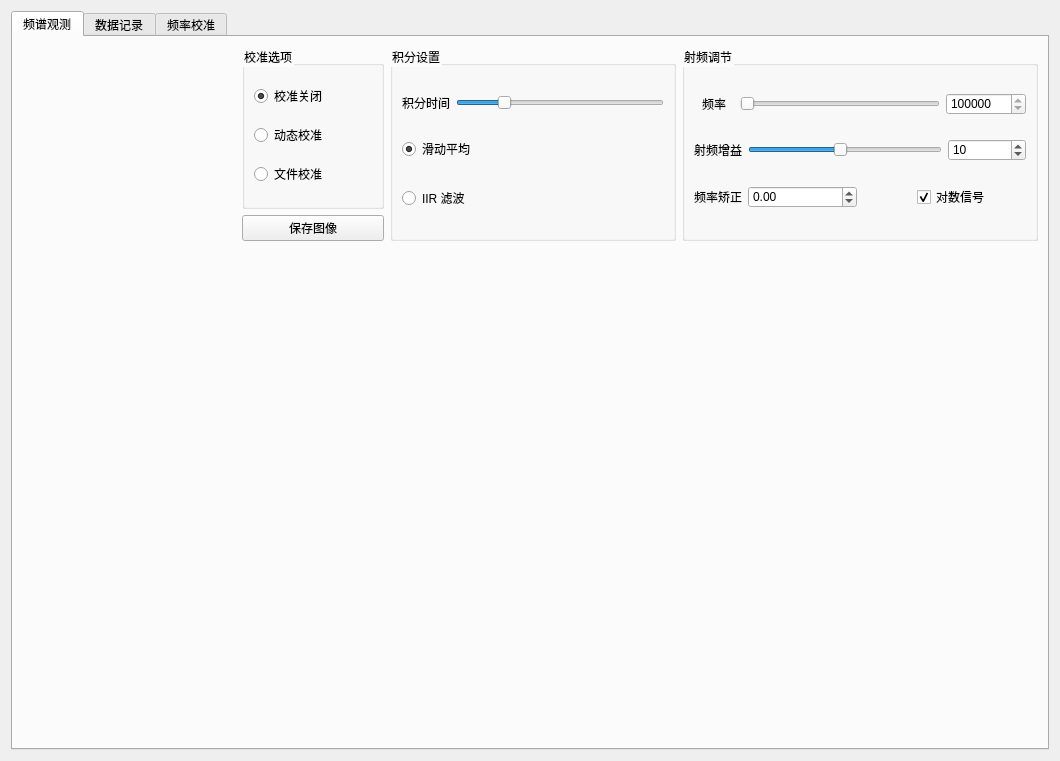
<?xml version="1.0" encoding="UTF-8"?>
<ui version="4.0">
 <class>main_win</class>
 <widget class="QWidget" name="main_win">
  <property name="geometry">
   <rect>
    <x>0</x>
    <y>0</y>
    <width>1060</width>
    <height>761</height>
   </rect>
  </property>
  <property name="windowTitle">
   <string>SARA 射电望远镜</string>
  </property>
  <property name="windowIcon">
   <iconset>
    <normaloff>../../../../../.designer/backup/logo.jpg</normaloff>../../../../../.designer/backup/logo.jpg</iconset>
  </property>
  <property name="styleSheet">
   <string notr="true">*{  
    font-family:;
	font:  &quot;Noto Sans CJK HK&quot;;
    font-size:12px;
}</string>
  </property>
  <property name="locale">
   <locale language="Chinese" country="China"/>
  </property>
  <layout class="QVBoxLayout" name="verticalLayout_7">
   <item>
    <widget class="QTabWidget" name="tabWidget">
     <property name="sizePolicy">
      <sizepolicy hsizetype="Expanding" vsizetype="Expanding">
       <horstretch>0</horstretch>
       <verstretch>0</verstretch>
      </sizepolicy>
     </property>
     <property name="autoFillBackground">
      <bool>false</bool>
     </property>
     <property name="currentIndex">
      <number>0</number>
     </property>
     <widget class="QWidget" name="tab_spectrum">
      <property name="sizePolicy">
       <sizepolicy hsizetype="Preferred" vsizetype="Preferred">
        <horstretch>0</horstretch>
        <verstretch>0</verstretch>
       </sizepolicy>
      </property>
      <property name="whatsThis">
       <string/>
      </property>
      <attribute name="title">
       <string>频谱观测</string>
      </attribute>
      <layout class="QVBoxLayout" name="verticalLayout_11" stretch="2,2,3">
       <item>
        <layout class="QHBoxLayout" name="horizontalLayout_5" stretch="3,2,4,5">
         <item>
          <widget class="QWidget" name="widget_histogram" native="true">
           <layout class="QVBoxLayout" name="verticalLayout_4"/>
          </widget>
         </item>
         <item>
          <layout class="QVBoxLayout" name="verticalLayout_3">
           <item>
            <widget class="QGroupBox" name="groupbox_cali">
             <property name="title">
              <string>校准选项</string>
             </property>
             <layout class="QVBoxLayout" name="verticalLayout_2">
              <item>
               <widget class="QRadioButton" name="radio_calioff">
                <property name="text">
                 <string>校准关闭</string>
                </property>
                <property name="checked">
                 <bool>true</bool>
                </property>
               </widget>
              </item>
              <item>
               <widget class="QRadioButton" name="radio_dynamiccali">
                <property name="text">
                 <string>动态校准</string>
                </property>
               </widget>
              </item>
              <item>
               <widget class="QRadioButton" name="radio_staticcali">
                <property name="text">
                 <string>文件校准</string>
                </property>
               </widget>
              </item>
             </layout>
            </widget>
           </item>
           <item>
            <widget class="QPushButton" name="button_save">
             <property name="text">
              <string>保存图像</string>
             </property>
            </widget>
           </item>
          </layout>
         </item>
         <item>
          <layout class="QVBoxLayout" name="verticalLayout_9">
           <item>
            <widget class="QGroupBox" name="group_integrationmode">
             <property name="title">
              <string>积分设置</string>
             </property>
             <layout class="QVBoxLayout" name="verticalLayout_8" stretch="0,0,0">
              <item>
               <layout class="QHBoxLayout" name="horizontalLayout">
                <item>
                 <widget class="QLabel" name="label_integrationtime">
                  <property name="text">
                   <string>&lt;html&gt;&lt;head/&gt;&lt;body&gt;&lt;p align=&quot;center&quot;&gt;积分时间&lt;/p&gt;&lt;/body&gt;&lt;/html&gt;</string>
                  </property>
                 </widget>
                </item>
                <item>
                 <widget class="QSlider" name="horizontalSlider">
                  <property name="minimum">
                   <number>1</number>
                  </property>
                  <property name="maximum">
                   <number>20</number>
                  </property>
                  <property name="sliderPosition">
                   <number>5</number>
                  </property>
                  <property name="orientation">
                   <enum>Qt::Horizontal</enum>
                  </property>
                 </widget>
                </item>
               </layout>
              </item>
              <item>
               <widget class="QRadioButton" name="radio_movingaverage">
                <property name="text">
                 <string>滑动平均</string>
                </property>
                <property name="checked">
                 <bool>true</bool>
                </property>
               </widget>
              </item>
              <item>
               <widget class="QRadioButton" name="radio_iiraverage">
                <property name="text">
                 <string>IIR 滤波</string>
                </property>
               </widget>
              </item>
             </layout>
            </widget>
           </item>
          </layout>
         </item>
         <item>
          <widget class="QGroupBox" name="group_rfset">
           <property name="title">
            <string>射频调节</string>
           </property>
           <layout class="QVBoxLayout" name="verticalLayout">
            <item>
             <layout class="QHBoxLayout" name="horizontalLayout_2" stretch="1,5,2">
              <item>
               <widget class="QLabel" name="label_freq">
                <property name="enabled">
                 <bool>true</bool>
                </property>
                <property name="text">
                 <string>&lt;html&gt;&lt;head/&gt;&lt;body&gt;&lt;p align=&quot;center&quot;&gt;频率&lt;/p&gt;&lt;/body&gt;&lt;/html&gt;</string>
                </property>
               </widget>
              </item>
              <item>
               <widget class="QSlider" name="slider_freq">
                <property name="minimum">
                 <number>1410000000</number>
                </property>
                <property name="maximum">
                 <number>1450000000</number>
                </property>
                <property name="singleStep">
                 <number>100</number>
                </property>
                <property name="pageStep">
                 <number>100</number>
                </property>
                <property name="value">
                 <number>1420400000</number>
                </property>
                <property name="orientation">
                 <enum>Qt::Horizontal</enum>
                </property>
               </widget>
              </item>
              <item>
               <widget class="QSpinBox" name="spinbox_freq">
                <property name="minimum">
                 <number>1410000000</number>
                </property>
                <property name="maximum">
                 <number>1450000000</number>
                </property>
                <property name="singleStep">
                 <number>100</number>
                </property>
                <property name="stepType">
                 <enum>QAbstractSpinBox::DefaultStepType</enum>
                </property>
                <property name="value">
                 <number>1420400000</number>
                </property>
               </widget>
              </item>
             </layout>
            </item>
            <item>
             <layout class="QHBoxLayout" name="horizontalLayout_3" stretch="1,5,2">
              <item>
               <widget class="QLabel" name="label_gain">
                <property name="enabled">
                 <bool>true</bool>
                </property>
                <property name="text">
                 <string>&lt;html&gt;&lt;head/&gt;&lt;body&gt;&lt;p align=&quot;center&quot;&gt;射频增益&lt;/p&gt;&lt;/body&gt;&lt;/html&gt;</string>
                </property>
               </widget>
              </item>
              <item>
               <widget class="QSlider" name="slider_gain">
                <property name="minimum">
                 <number>0</number>
                </property>
                <property name="maximum">
                 <number>21</number>
                </property>
                <property name="singleStep">
                 <number>1</number>
                </property>
                <property name="pageStep">
                 <number>1</number>
                </property>
                <property name="value">
                 <number>10</number>
                </property>
                <property name="orientation">
                 <enum>Qt::Horizontal</enum>
                </property>
               </widget>
              </item>
              <item>
               <widget class="QSpinBox" name="spinbox_gain">
                <property name="minimum">
                 <number>0</number>
                </property>
                <property name="maximum">
                 <number>21</number>
                </property>
                <property name="singleStep">
                 <number>1</number>
                </property>
                <property name="stepType">
                 <enum>QAbstractSpinBox::DefaultStepType</enum>
                </property>
                <property name="value">
                 <number>10</number>
                </property>
               </widget>
              </item>
             </layout>
            </item>
            <item>
             <layout class="QHBoxLayout" name="horizontalLayout_4" stretch="0,2,1,2">
              <item>
               <widget class="QLabel" name="label_frecorr">
                <property name="enabled">
                 <bool>true</bool>
                </property>
                <property name="text">
                 <string>&lt;html&gt;&lt;head/&gt;&lt;body&gt;&lt;p align=&quot;center&quot;&gt;频率矫正&lt;/p&gt;&lt;/body&gt;&lt;/html&gt;</string>
                </property>
               </widget>
              </item>
              <item>
               <widget class="QDoubleSpinBox" name="spinbox_freqcorr">
                <property name="minimum">
                 <double>-10.000000000000000</double>
                </property>
               </widget>
              </item>
              <item>
               <spacer name="horizontalSpacer">
                <property name="orientation">
                 <enum>Qt::Horizontal</enum>
                </property>
                <property name="sizeHint" stdset="0">
                 <size>
                  <width>40</width>
                  <height>20</height>
                 </size>
                </property>
               </spacer>
              </item>
              <item>
               <widget class="QCheckBox" name="checkbox_enabledb">
                <property name="sizePolicy">
                 <sizepolicy hsizetype="Expanding" vsizetype="Fixed">
                  <horstretch>0</horstretch>
                  <verstretch>0</verstretch>
                 </sizepolicy>
                </property>
                <property name="text">
                 <string>对数信号</string>
                </property>
                <property name="checked">
                 <bool>true</bool>
                </property>
               </widget>
              </item>
             </layout>
            </item>
           </layout>
          </widget>
         </item>
        </layout>
       </item>
       <item>
        <widget class="QWidget" name="widget_waterfall" native="true">
         <layout class="QVBoxLayout" name="verticalLayout_10"/>
        </widget>
       </item>
       <item>
        <widget class="QWidget" name="widget_integration" native="true">
         <layout class="QVBoxLayout" name="verticalLayout_12"/>
        </widget>
       </item>
      </layout>
     </widget>
     <widget class="QWidget" name="tab_record">
      <attribute name="title">
       <string>数据记录</string>
      </attribute>
      <layout class="QVBoxLayout" name="verticalLayout_6">
       <item>
        <widget class="QPushButton" name="pushButton">
         <property name="text">
          <string>PushButton</string>
         </property>
        </widget>
       </item>
      </layout>
     </widget>
     <widget class="QWidget" name="tab_calibration">
      <attribute name="title">
       <string>频率校准</string>
      </attribute>
      <layout class="QVBoxLayout" name="verticalLayout_5">
       <item>
        <widget class="QPushButton" name="pushButton_2">
         <property name="text">
          <string>PushButton</string>
         </property>
        </widget>
       </item>
      </layout>
     </widget>
    </widget>
   </item>
  </layout>
 </widget>
 <resources/>
 <connections>
  <connection>
   <sender>slider_gain</sender>
   <signal>valueChanged(int)</signal>
   <receiver>spinbox_gain</receiver>
   <slot>setValue(int)</slot>
   <hints>
    <hint type="sourcelabel">
     <x>707</x>
     <y>151</y>
    </hint>
    <hint type="destinationlabel">
     <x>806</x>
     <y>165</y>
    </hint>
   </hints>
  </connection>
  <connection>
   <sender>slider_freq</sender>
   <signal>valueChanged(int)</signal>
   <receiver>spinbox_freq</receiver>
   <slot>setValue(int)</slot>
   <hints>
    <hint type="sourcelabel">
     <x>616</x>
     <y>116</y>
    </hint>
    <hint type="destinationlabel">
     <x>818</x>
     <y>120</y>
    </hint>
   </hints>
  </connection>
  <connection>
   <sender>spinbox_gain</sender>
   <signal>valueChanged(int)</signal>
   <receiver>slider_gain</receiver>
   <slot>setValue(int)</slot>
   <hints>
    <hint type="sourcelabel">
     <x>831</x>
     <y>166</y>
    </hint>
    <hint type="destinationlabel">
     <x>676</x>
     <y>156</y>
    </hint>
   </hints>
  </connection>
  <connection>
   <sender>spinbox_freq</sender>
   <signal>valueChanged(int)</signal>
   <receiver>slider_freq</receiver>
   <slot>setValue(int)</slot>
   <hints>
    <hint type="sourcelabel">
     <x>825</x>
     <y>116</y>
    </hint>
    <hint type="destinationlabel">
     <x>735</x>
     <y>113</y>
    </hint>
   </hints>
  </connection>
 </connections>
</ui>
